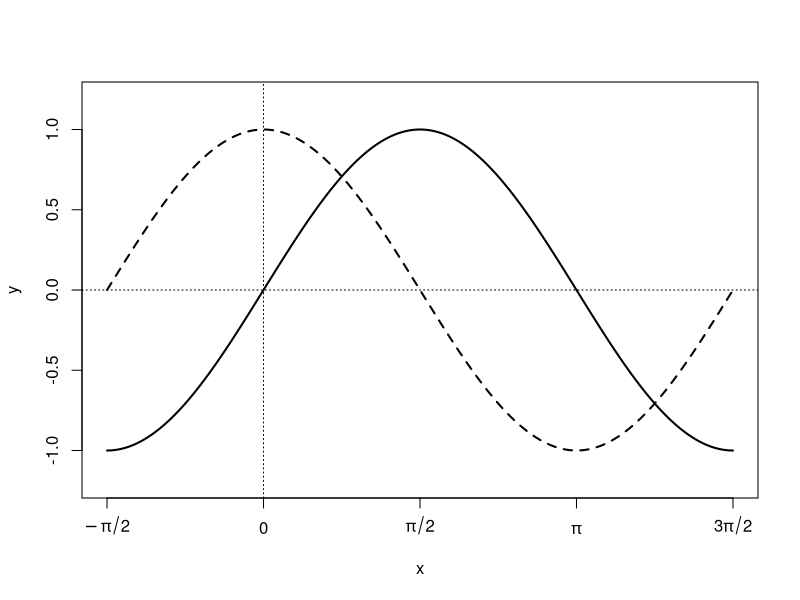
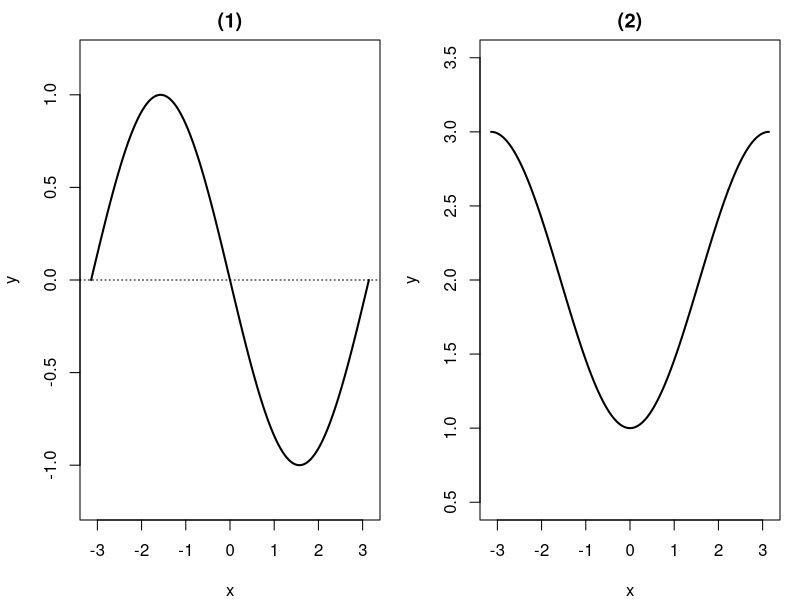
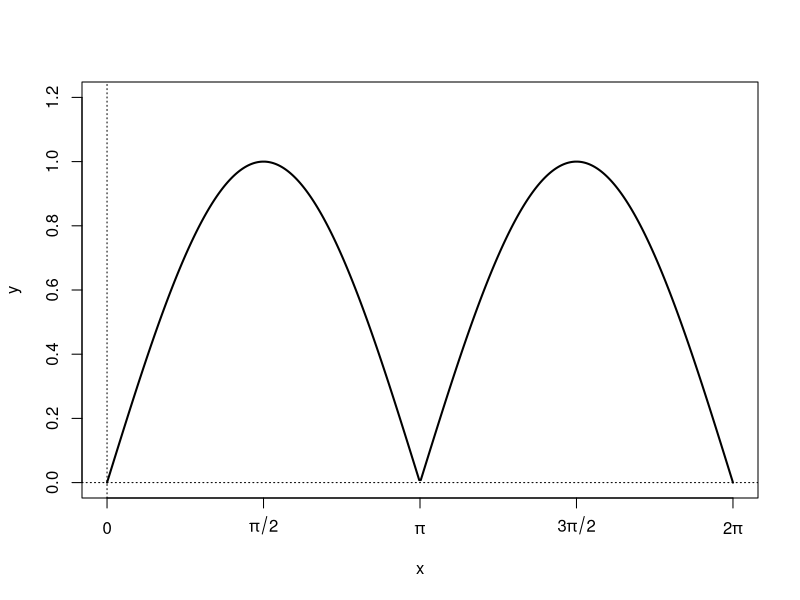
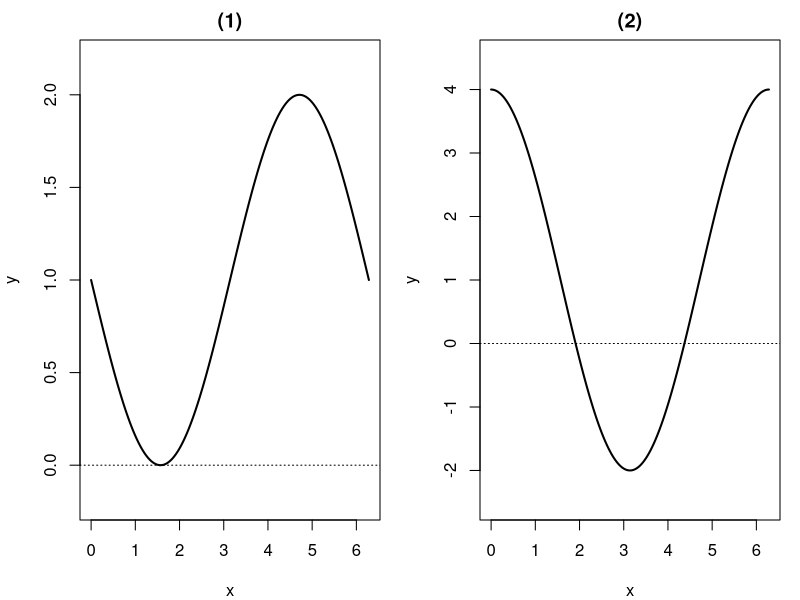
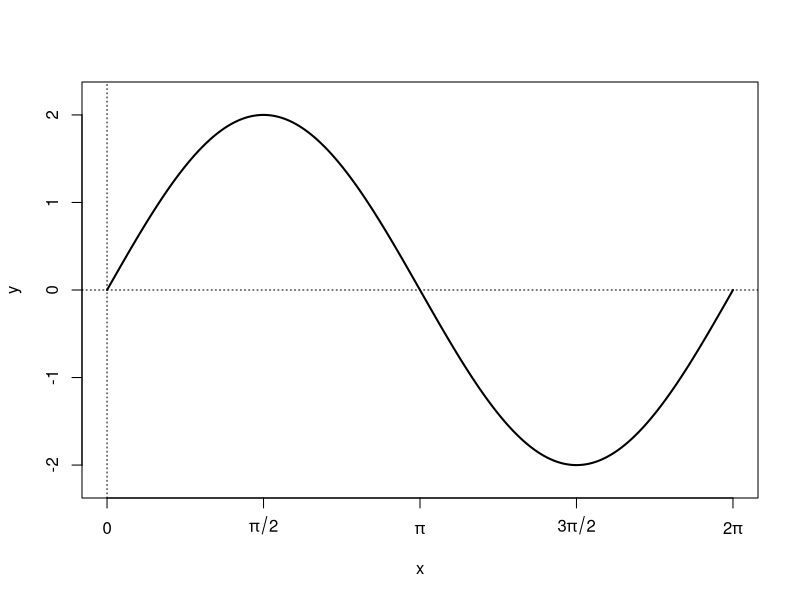
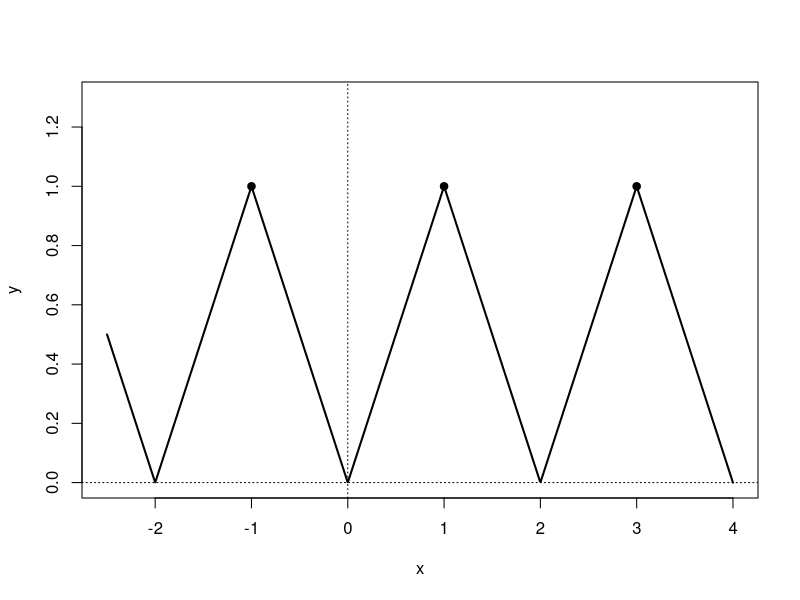

Generate these figures, in order, with R:
setwd("C:/Users/18904/Github/senior-mathematics/codes")
if(!dir.exists("../figures"))dir.create("../figures")
# week21: sine/cosine graphs (21-1..21-6)
draw1=function(){
  x=seq(-pi/2,3*pi/2,len=400)
  plot(x,sin(x),type="l",lty=1,lwd=2,ylim=c(-1.2,1.2),xlab="x",ylab="y",xaxt="n")
  lines(x,cos(x),lty=2,lwd=2)
  abline(h=0,v=0,lty=3)
  axis(1,at=c(-pi/2,0,pi/2,pi,3*pi/2),labels=expression(-pi/2,0,pi/2,pi,3*pi/2))
}
pdf("../figures/week21-1.pdf",width=4,height=4);draw1();dev.off()
svglite::svglite("../figures/week21-1.svg",width=4,height=4);draw1();dev.off()
draw2=function(){
  par(mfrow=c(1,2),mar=c(4,4,2,1))
  x=seq(-pi,pi,len=200)
  plot(x,-sin(x),type="l",lwd=2,ylim=c(-1.2,1.2),xlab="x",ylab="y",main="(1)")
  abline(h=0,lty=3)
  plot(x,2-cos(x),type="l",lwd=2,ylim=c(0.5,3.5),xlab="x",ylab="y",main="(2)")
  abline(h=0,lty=3)
}
pdf("../figures/week21-2.pdf",width=8,height=4);draw2();dev.off()
svglite::svglite("../figures/week21-2.svg",width=8,height=4);draw2();dev.off()
draw3=function(){
  x=seq(0,2*pi,len=400)
  plot(x,abs(sin(x)),type="l",lwd=2,ylim=c(0,1.2),xlab="x",ylab="y",xaxt="n")
  abline(h=0,v=0,lty=3)
  axis(1,at=c(0,pi/2,pi,3*pi/2,2*pi),labels=expression(0,pi/2,pi,3*pi/2,2*pi))
}
pdf("../figures/week21-3.pdf",width=4,height=4);draw3();dev.off()
svglite::svglite("../figures/week21-3.svg",width=4,height=4);draw3();dev.off()
draw4=function(){
  par(mfrow=c(1,2),mar=c(4,4,2,1))
  x=seq(0,2*pi,len=200)
  plot(x,1-sin(x),type="l",lwd=2,ylim=c(-0.2,2.2),xlab="x",ylab="y",main="(1)")
  abline(h=0,lty=3)
  plot(x,3*cos(x)+1,type="l",lwd=2,ylim=c(-2.5,4.5),xlab="x",ylab="y",main="(2)")
  abline(h=0,lty=3)
}
pdf("../figures/week21-4.pdf",width=8,height=4);draw4();dev.off()
svglite::svglite("../figures/week21-4.svg",width=8,height=4);draw4();dev.off()
draw5=function(){
  x=seq(0,2*pi,len=400)
  plot(x,2*sin(x),type="l",lwd=2,ylim=c(-2.2,2.2),xlab="x",ylab="y",xaxt="n")
  abline(h=0,v=0,lty=3)
  axis(1,at=c(0,pi/2,pi,3*pi/2,2*pi),labels=expression(0,pi/2,pi,3*pi/2,2*pi))
}
pdf("../figures/week21-5.pdf",width=4,height=4);draw5();dev.off()
svglite::svglite("../figures/week21-5.svg",width=4,height=4);draw5();dev.off()
draw6=function(){
  f=function(x){u=((x%%2)+2)%%2;ifelse(u<=1,u,2-u)}
  x=seq(-2.5,4,len=1000)
  plot(x,f(x),type="l",lwd=2,ylim=c(0,1.3),xlab="x",ylab="y")
  abline(h=0,v=0,lty=3)
  points(c(-1,1,3),c(1,1,1),pch=19)
}
pdf("../figures/week21-6.pdf",width=4,height=4);draw6();dev.off()
svglite::svglite("../figures/week21-6.svg",width=4,height=4);draw6();dev.off()
